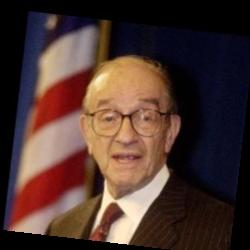
#> input picture FaceVerification/images-lfw/Alan_Greenspan/Alan_Greenspan_0003.jpg, 250 x 250 px; its folder holds only this picture in this run
$ jupyter execute --allow-errors Face_recognition.ipynb   (shell and % lines are left out)
#> lines starting #> are read from the running program, lines starting #| are printed output that depends on the picture
[cell 1]
import pandas as pd
import cv2 as ocr
import matplotlib.pyplot as plt

#> (a cell that did not finish here is left out)

#> (a cell that did not finish here is left out)

#> (a cell that did not finish here is left out)

#> (a cell that did not finish here is left out)

[cell 6]
import os
from PIL import Image
for dirname in os.listdir('images-lfw/'):
    for imname in os.listdir('images-lfw/'+dirname):
        img = Image.open('images-lfw/'+dirname+'/'+imname)
#> img is the input picture: PIL image 250x250 RGB; mean R, G, B 75.6, 52.6, 47.2
        new_img = img.resize((64,64))
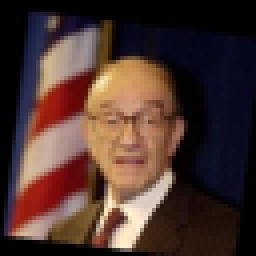
#> new_img: PIL image 64x64 RGB (shown 4 times larger); mean R, G, B 75.7, 52.6, 47.2
        if not os.path.exists('images-64-lfw/'+dirname+'/'):
            os.makedirs('images-64-lfw/'+dirname+'/')
        new_img.save('images-64-lfw/'+dirname+'/'+imname, "JPEG", optimize=True)
#> pass 2 of the loop `for dirname in os.listdir('images-lfw/'):`:
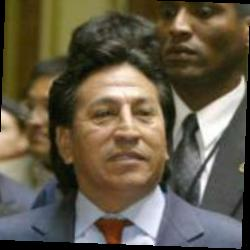
#> input picture FaceVerification/images-lfw/Alejandro_Toledo/Alejandro_Toledo_0025.jpg, 250 x 250 px
#> img is the input picture: PIL image 250x250 RGB; mean R, G, B 99.6, 90.6, 72.5
#> `new_img = img.resize((64,64))`:
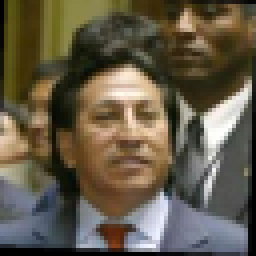
#> new_img: PIL image 64x64 RGB (shown 4 times larger); mean R, G, B 99.8, 90.8, 72.6
#> pass 3 of the loop `for dirname in os.listdir('images-lfw/'):`:
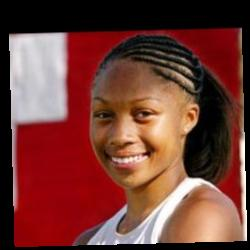
#> input picture FaceVerification/images-lfw/Allyson_Felix/Allyson_Felix_0003.jpg, 250 x 250 px
#> img is the input picture: PIL image 250x250 RGB; mean R, G, B 114.1, 60.3, 52.8
#> `new_img = img.resize((64,64))`:
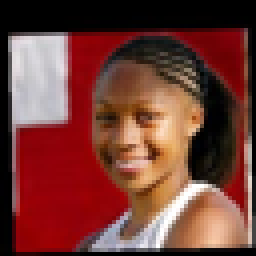
#> new_img: PIL image 64x64 RGB (shown 4 times larger); mean R, G, B 114.3, 60.5, 52.9
